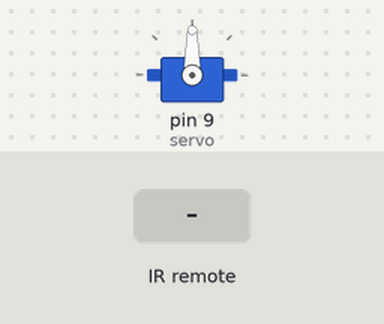
A sketch run on a simulated Arduino Uno, built with avr-gcc and run on an emulated ATmega328P. On the bench: servo. The test bench sets the inputs (shaded band).

Above: at 1.2 s.
1.3 s: infrared code 0xFF9867 received
At 2.5 s:
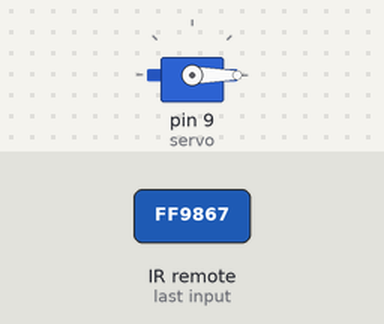
2.8 s: infrared code 0xFFA25D received
At 3.7 s:
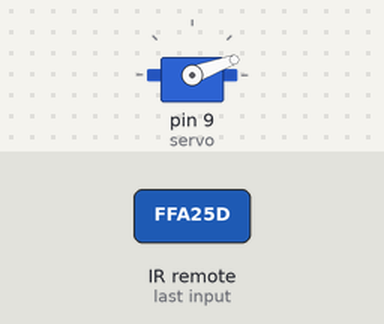
4.3 s: infrared code 0xFF629D received
At 4.9 s:
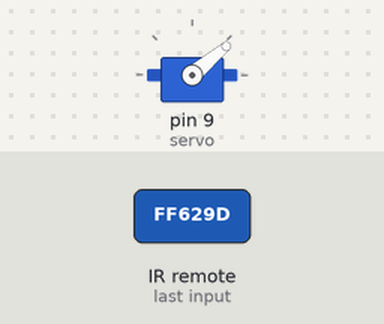
5.8 s: infrared code 0xFFE21D received
At 7.0 s:
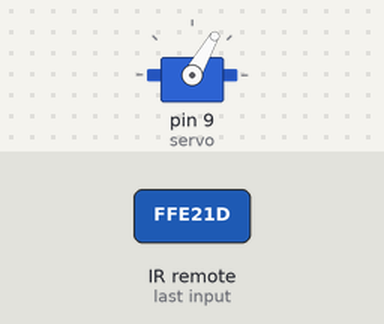
7.3 s: infrared code 0xFF02FD received
At 8.4 s:
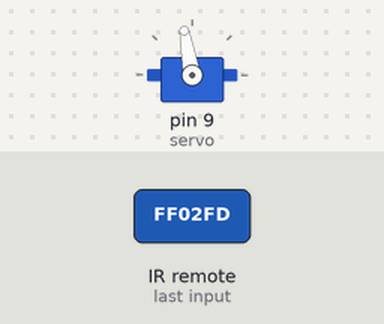
8.8 s: infrared code 0xFFC23D received
At 9.5 s:
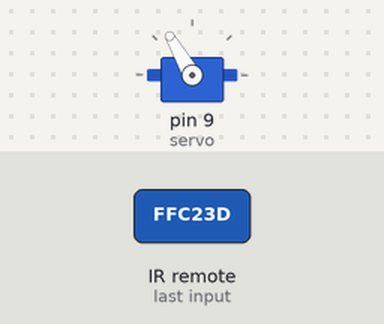
Timing chart, 0 to 11.3 s (numbered marks = the images above; inputs shaded):
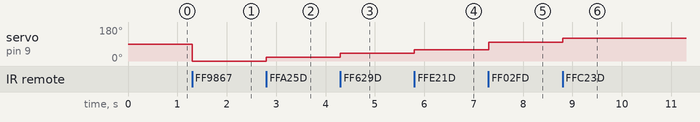

The sketch:

Lesson_16_3_sample.ino
```cpp
#include <IRremote.h>      //IRremoteライブラリをアルドゥイーノライブラリにコピーする必要があります
#include <Servo.h>

#define RIGHT_ARROW   0xFF5AA5 //時計回りに回転する
#define LEFT_ARROW    0xFF10EF //反時計回りに回転する
#define SELECT_BUTTON 0xFF38C7 //サーボの回転位置が中心
#define BUTTON_0 0xFF9867  //ボタン0〜9を押すと、決まった位置に移動します
#define BUTTON_1 0xFFA25D  // 20度ずつ回転
#define BUTTON_2 0xFF629D
#define BUTTON_3 0xFFE21D
#define BUTTON_4 0xFF22DD
#define BUTTON_5 0xFF02FD
#define BUTTON_6 0xFFC23D
#define BUTTON_7 0xFFE01F
#define BUTTON_8 0xFFA857
#define BUTTON_9 0xFF906F

int RECV_PIN = 3;       //赤外線受信機のピン
int16_t pos;         // サーボ位置を保存する変数を設定する
Servo servo;
IRrecv irrecv(RECV_PIN);
decode_results results;

void setup()
{
  Serial.begin(9600);
  irrecv.enableIRIn(); // 受信機を起動する
  servo.attach(9);     //サーボピン
  pos = 90;               // 中間点90度から開始
  servo.write(pos);     // 初期位置を設定
}

void loop()
{
  if (irrecv.decode(&results)) {
    irrecv.resume();
    switch (results.value) {  //ボタンに応じてサーボを動かす
      case LEFT_ARROW:    pos = min(180, pos + 5); break;
      case RIGHT_ARROW:   pos = max(0, pos - 5); break;
      case SELECT_BUTTON: pos = 90; break;
      case BUTTON_0:      pos = 0 * 20; break;
      case BUTTON_1:      pos = 1 * 20; break;
      case BUTTON_2:      pos = 2 * 20; break;
      case BUTTON_3:      pos = 3 * 20; break;
      case BUTTON_4:      pos = 4 * 20; break;
      case BUTTON_5:      pos = 5 * 20; break;
      case BUTTON_6:      pos = 6 * 20; break;
      case BUTTON_7:      pos = 7 * 20; break;
      case BUTTON_8:      pos = 8 * 20; break;
      case BUTTON_9:      pos = 9 * 20; break;
    }
    servo.write(pos);
  }
}
```

Measured:
- after the input at 1.3 s, servo on pin 9 (servo): 90° → 0° at once
- after the input at 2.8 s, servo on pin 9 (servo): 0° → 20° at once
- after the input at 4.3 s, servo on pin 9 (servo): 20° → 40° at once
- after the input at 5.8 s, servo on pin 9 (servo): 40° → 60° at once
- after the input at 7.3 s, servo on pin 9 (servo): 60° → 100° at once
- after the input at 8.8 s, servo on pin 9 (servo): 100° → 120° at once
